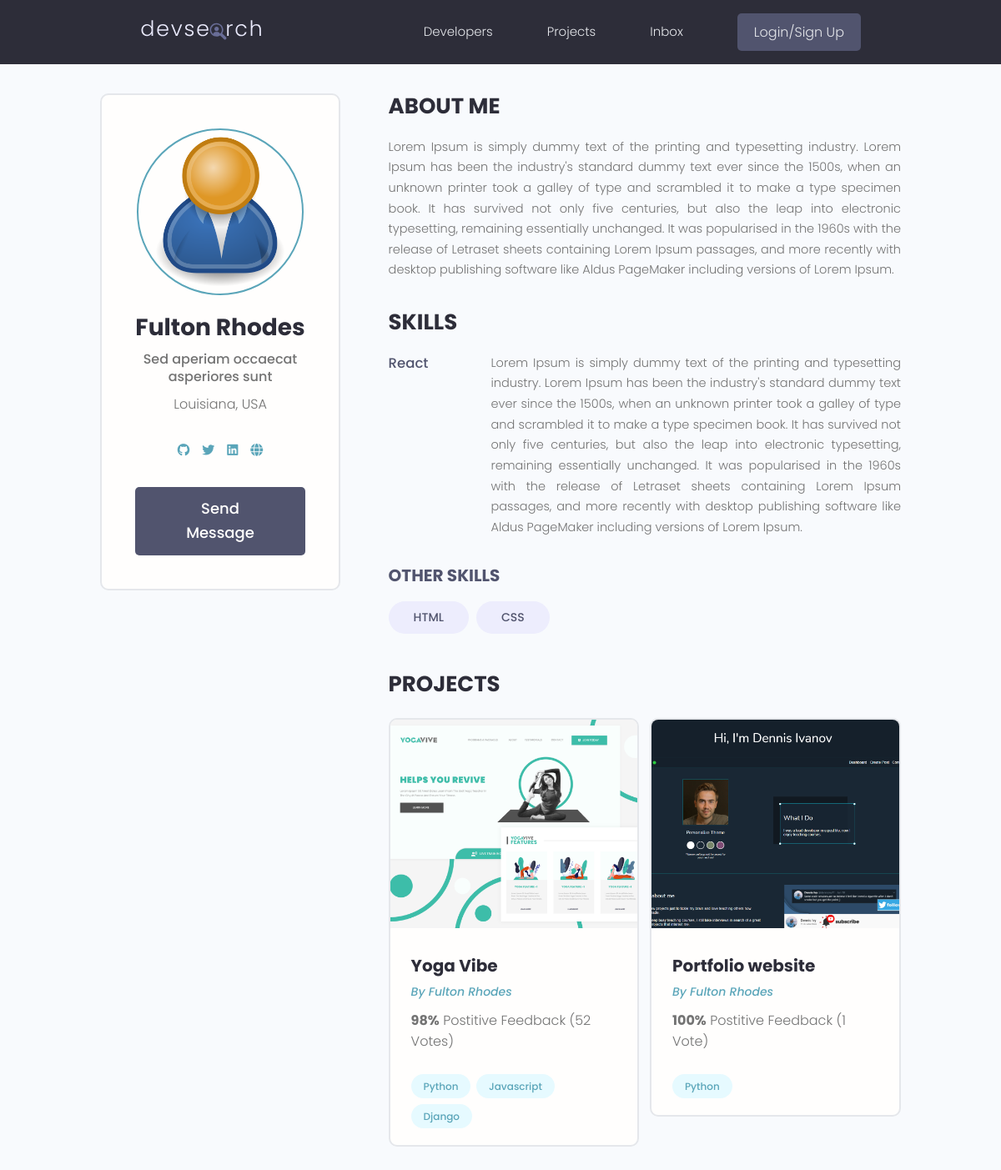
Page /profile/7f7b7e08-459f-481a-a6c5-ce7b60229e46 on the committed database.
### users/models.py (models this page shows, shortened)
class Profile(models.Model):
    user = models.OneToOneField(User, on_delete=models.CASCADE, null=True, blank=True)
    username = models.CharField(max_length=150, null=True, blank=True)
    location = models.CharField(max_length=150, null=True, blank=True)
    name = models.CharField(max_length=200, blank=True, null=True)
    email = models.EmailField(max_length=500, null=True, blank=True)
    short_info = models.CharField(max_length=200, null=True, blank=True)
    bio = models.TextField(null=True, blank=True)
    profile_image = models.ImageField(
        null=True,
        blank=True,
        upload_to="profiles/",
        default="profiles/user-default.png",
    )
    social_github = models.CharField(max_length=200, blank=True, null=True)
    social_twitter = models.CharField(max_length=200, blank=True, null=True)
    social_linkedin = models.CharField(max_length=200, blank=True, null=True)
    social_youtube = models.CharField(max_length=200, blank=True, null=True)
    social_website = models.CharField(max_length=200, blank=True, null=True)
    created_at = models.DateTimeField(auto_now_add=True)
    id = models.UUIDField(
        default=uuid.uuid4, unique=True, primary_key=True, editable=False
    )
    class Meta:
        ordering = ["created_at"]

class Skill(models.Model):
    owner = models.ForeignKey(Profile, on_delete=models.CASCADE, null=True, blank=True)
    name = models.CharField(max_length=200, blank=True, null=True)
    description = models.TextField(null=True, blank=True)
    created_at = models.DateTimeField(auto_now_add=True)
    id = models.UUIDField(
        default=uuid.uuid4, unique=True, primary_key=True, editable=False
    )

### projects/models.py (models this page shows, shortened)
class Project(models.Model):
    owner = models.ForeignKey(Profile, null=True, blank=True, on_delete=models.SET_NULL)
    title = models.CharField(max_length=200)
    description = models.TextField(null=True, blank=True)
    featured_image = models.ImageField(null=True, blank=True, default="default.jpg")
    demo_link = models.CharField(max_length=2000, null=True, blank=True)
    source_link = models.CharField(max_length=2000, null=True, blank=True)
    tags = models.ManyToManyField("Tag", blank=True)
    vote_total = models.IntegerField(default=0, null=True, blank=True)
    vote_ratio = models.IntegerField(default=0, null=True, blank=True)
    created_at = models.DateTimeField(auto_now_add=True)
    id = models.UUIDField(
        default=uuid.uuid4, unique=True, primary_key=True, editable=False
    )
    class Meta:
        ordering = ["created_at"]

class Tag(models.Model):
    name = models.CharField(max_length=200)
    created_at = models.DateTimeField(auto_now_add=True)
    id = models.UUIDField(
        default=uuid.uuid4, unique=True, primary_key=True, editable=False
    )

### users/views.py (the view)
# urls.py: path("profile/<str:pk>", views.user_profile, name="user-profile"),
def user_profile(request, pk):
    profile = Profile.objects.get(id=pk)
    topSkills = profile.skill_set.exclude(description__exact="")
    otherSkills = profile.skill_set.filter(description="")
    context = {"profile": profile, "topSkills": topSkills, "otherSkills": otherSkills}
    return render(request, "users/user-profile.html", context)

### users/templates/users/user-profile.html
{% extends "main.html" %} {% block content %}
<main class="profile my-md">
  <div class="container">
    <div class="layout">
      <div class="column column--1of3">
        <div class="card text-center">
          <div class="card__body dev">
            <img
              class="avatar avatar--xl"
              src="{{ profile.profile_image.url }}"
            />
            <h2 class="dev__name">{{ profile.name }}</h2>
            <p class="dev__title">{{ profile.short_info }}</p>
            <p class="dev__location">{{ profile.location }}</p>
            <ul class="dev__social">
              {% if profile.social_github %}
              <li>
                <a title="Github" href="#" target="_blank"
                  ><i class="fa-brands fa-github"></i
                ></a>
              </li>
              {% endif %} {% if profile.social_twitter %}
              <li>
                <a title="Twitter" href="#" target="_blank"
                  ><i class="fa-brands fa-twitter"></i
                ></a>
              </li>
              {% endif %} {% if profile.social_linkedin %}
              <li>
                <a title="LinkedIn" href="social_linkedin" target="_blank"
                  ><i class="fa-brands fa-linkedin"></i
                ></a>
              </li>
              {% endif %} {% if profile.social_website %}
              <li>
                <a
                  title="Personal Website"
                  href="profile.social_website"
                  target="_blank"
                  ><i class="fa-solid fa-globe"></i
                ></a>
              </li>
              {% endif %}
            </ul>
            <a href="#" class="btn btn--sub btn--lg">Send Message </a>
          </div>
        </div>
      </div>
      <div class="column column--2of3">
        <div class="devInfo">
          <h3 class="devInfo__title">About Me</h3>
          <p class="devInfo__about">{{profile.bio|linebreaksbr}}</p>
        </div>
        <div class="devInfo">
          <h3 class="devInfo__title">Skills</h3>
          <div class="devInfo__skills">
            {% for skill in topSkills %}
            <div class="devSkill">
              <h4 class="devSkill__title">{{skill.name}}</h4>
              <p class="devSkill__info">{{skill.description}}</p>
            </div>
            {% endfor %}
            <h3 class="devInfo__subtitle">Other Skills</h3>
            <div class="devInfo__otherSkills">
              {% for skill in otherSkills %}
              <span class="tag tag--pill tag--sub tag--lg">
                <small>{{skill.name}}</small>
              </span>
              {% endfor %}
            </div>
          </div>
        </div>
        <div class="devInfo">
          <h3 class="devInfo__title">Projects</h3>
          <div class="grid grid--two">
            {% for project in profile.project_set.all%}
            <div class="column">
              <div class="card project">
                <a href="{% url 'project' project.id %}" class="project">
                  <img
                    class="project__thumbnail"
                    src="{{project.featured_image.url}}"
                    alt="project thumbnail"
                  />
                  <div class="card__body">
                    <h3 class="project__title">{{project.title}}</h3>
                    <p>
                      <a class="project__author" href="{% url 'user-profile' project.owner.id %}"
                        >By {{project.owner.name}}</a
                      >
                    </p>
                    <p class="project--rating">
                      <span style="font-weight: bold"
                        >{{project.vote_ratio}}%</span
                      >
                      Postitive Feedback ({{project.vote_total}}
                      Vote{{project.vote_total|pluralize:"s"}})
                    </p>
                    <div class="project__tags">
                      {% for tag in project.tags.all %}
                      <span class="tag tag--pill tag--main">
                        <small>{{tag.name}}</small>
                      </span>
                      {% endfor %}
                    </div>
                  </div>
                </a>
              </div>
            </div>
            {% endfor %}
          </div>
        </div>
      </div>
    </div>
  </div>
</main>
{% endblock %}

### templates/main.html (shortened to what this page needs)
<!DOCTYPE html>
{% load static %}
<html lang="en">
  <head>
    <link
      rel="stylesheet"
      href="https://cdn.iconmonstr.com/1.3.0/css/iconmonstr-iconic-font.min.css"
    />
    <link rel="stylesheet" href="{% static 'uikit/styles/uikit.css' %}" />
    <link rel="stylesheet" href="{% static 'styles/app.css' %}" />
  </head>
  <body>
    {% include "navbar.html" %}
    {% block content %}
    {% endblock content %}
  </body>
</html>

### templates/navbar.html (shortened to what this page needs)
{% load static %}
 <header class="header">
    <div class="container container--narrow">
      <a href="{% url 'profiles'%}" class="header__logo">
        <img src="{% static 'images/logo.svg' %}" alt="DevSearch Logo" />
      </a>
      <nav class="header__nav">
        <ul class="header__menu">
          <li class="header__menuItem"><a href="{% url 'profiles' %}">Developers</a></li>
          <li class="header__menuItem"><a href="{% url 'projects' %}">Projects</a></li>
          <li class="header__menuItem"><a href="">Inbox</a></li>
          {% if request.user.is_authenticated %}
          <li class="header__menuItem"><a href="{% url "logout" %}" class="btn btn--sub">Logout</a></li>
          {% else %}
          <li class="header__menuItem"><a href="{% url "login" %}" class="btn btn--sub">Login/Sign Up</a></li>
          {% endif %}
        </ul>
      </nav>
    </div>
  </header>

### static/styles/app.css (style rules this page uses)
:root { --color-sub: #2d2d39; }
.btn--sub { background-color: var(--color-sub-light); }
.card { border: 2px solid var(--color-light); }
img { width: 100%; }
.header { position: sticky; z-index: 111; background-color: var(--color-sub); padding: 1.5rem 0; }
.header > .container { display: flex; justify-content: space-between; align-items: center; }
.header__logo > img { height: 3.8rem; }
.header__nav > ul { display: inline-flex; align-items: center; list-style: none; gap: 6.5rem; }
.header__menuItem > a { color: var(--color-light); font-weight: 300; }
.profile .card > .dev { padding: 4rem; }
.dev__name { color: var(--color-sub); font-size: 2.8rem; font-weight: 700; margin-top: 1rem; margin-bottom: 0.5rem; }
.dev__title { font-size: 1.6rem; font-weight: 500; line-height: 1.3; }
.dev__location { margin-top: 1rem; }
.dev__social { margin: 3rem 0; list-style: none; display: flex; justify-content: center; gap: 1.5rem; }
.devInfo { margin-bottom: 3rem; }
.devInfo__title, .devInfo__subtitle { font-size: 2.6rem; color: var(--color-sub); text-transform: uppercase; font-weight: 700; margin-bottom: 1.5rem; }
.devInfo__subtitle { font-size: 2rem; color: var(--color-sub-light); }
.devInfo__about, .devSkill__info { font-size: 1.45rem; line-height: 1.7; text-align: justify; }
.devSkill { margin-bottom: 3rem; }
.devSkill__title { font-size: 1.65rem; font-weight: 500; color: var(--color-sub-light); }
@media screen and (min-width: 700px) { .devSkill { display: flex; justify-content: space-between; gap: 3rem; } }
@media screen and (min-width: 700px) { .devSkill__info { flex-basis: 80%; } }
.project__author { font-size: 1.4rem; font-style: italic; }
.project--rating { margin-bottom: 1.6em; margin-top: .5em; }
.project__thumbnail { height: 25rem; object-fit: cover; object-position: top center; }
.project__title { font-size: 2rem; font-weight: 700; color: var(--color-sub); }

### static/uikit/styles/modules/_variables.css (style rules this page uses)
:root { --color-main: #5aa5b9; --color-main-light: #e6faff; --color-sub: #3f4156; --color-sub-light: #51546e; --color-sub-lighter: #ededfd; --color-text: #737373; --color-gray: #8b8b8b; --color-light: #e5e7eb; --color-light-gray: #767676; --color-bg: #f8fafd; --color-white: #fffefd; --color-white-light: #f3f3f3; --color-success: #359e64; --color-success-bg: #def8e8; --color-error: #fc4b0b; --color-error-bg: #fff2ee; --font-base: 'Poppins', arial, helvetica, 'Segoe UI', roboto, ubuntu, sans-serif; --font-monospace: 'Fira Code', 'Courier New', courier, monospace; --font-regular: 300; --font-medium: 500; --font-bold: 700; --generic-shadow: 1px 1px 5px #00000010; --generic-transition: all 0.3s ease-in-out; }

### static/uikit/styles/modules/_base.css (style rules this page uses)
* { margin: 0; padding: 0; box-sizing: border-box; text-rendering: optimizeLegibility; color: inherit; font-size: inherit; }
html { font-size: 50%; }
@media only screen and (min-width: 480px) { html { font-size: 56.25%; } }
@media only screen and (min-width: 1200px) { html { font-size: 62.5%; } }
body { line-height: 1.6; font-weight: 400; font-size: 1.5rem; color: var(--color-text); background-color: var(--color-bg); min-height: 100vh; }

### static/uikit/styles/modules/_typography.css (style rules this page uses)
* { font-family: var(--font-base); }
h2 { font-size: 3.6rem; font-weight: var(--font-bold); }
h3 { font-size: 3.2rem; font-weight: var(--font-medium); }
h4 { font-size: 2.8rem; font-weight: var(--font-medium); }
p, span, strong { font-size: 1.6rem; color: var(--color-text); font-weight: var(--font-regular); }
a { padding-bottom: 2px; text-decoration: none; display: inline-block; color: var(--color-main); font-weight: var(--font-medium); }

### static/uikit/styles/modules/_utilities.css (style rules this page uses)
.container { width: 92%; max-width: 165rem; margin: 0 auto; box-sizing: border-box; }
.container--narrow { width: 92%; max-width: 120rem; }
@media screen and (min-width: 1000px) { .container { width: 90%; } }
@media screen and (min-width: 1000px) { .container--narrow { width: 85%; } }
@media screen and (min-width: 1200px) { .container { width: 80%; } }
@media screen and (min-width: 1200px) { .container--narrow { width: 72%; } }
.text-center { text-align: center; }
.my-md { margin: 3rem auto; }

### static/uikit/styles/modules/_avatar.css (style rules this page uses)
.avatar { border-radius: 50%; border: 2px solid var(--color-main); object-fit: cover; }
.avatar--xl { height: 20rem; width: 20rem; }

### static/uikit/styles/modules/_card.css (style rules this page uses)
.card { border-radius: 1rem; background-color: var(--color-white); border: 1.5px solid var(--color-light); width: auto; height: auto; margin-top: 0.5rem; margin-bottom: 0.5rem; overflow: hidden; }
.card__body, .card__header { padding: 2rem 2.5rem; }

### rows in the picture
Profile: profile_image (placeholder picture), name "Fulton Rhodes", short_info "Sed aperiam occaecat asperiores sunt", location "Louisiana, USA", bio "Lorem Ipsum is simply dummy text of the printing and typesetting industry. Lorem Ipsum has been the industry's standard dummy text ever since the 1500s, when an unknown printer took a galley of type and scrambled it to make a type specimen book. It has survived not only five centuries, but also the leap into electronic typesetting, remaining essentially unchanged. It was popularised in the 1960s with the release of Letraset sheets containing Lorem Ipsum passages, and more recently with desktop publishing software like Aldus PageMaker including versions of Lorem Ipsum."
Skill: name "React", description "Lorem Ipsum is simply dummy text of the printing and typesetting industry. Lorem Ipsum has been the industry's standard dummy text ever since the 1500s, when an unknown printer took a galley of type and scrambled it to make a type specimen book. It has survived not only five centuries, but also the leap into electronic typesetting, remaining essentially unchanged. It was popularised in the 1960s with the release of Letraset sheets containing Lorem Ipsum passages, and more recently with desktop publishing software like Aldus PageMaker including versions of Lorem Ipsum."
Skill: name "HTML"
Skill: name "CSS"
Project: featured_image (picture), title "Yoga Vibe", owner.name "Fulton Rhodes", vote_ratio "98", vote_total "52"
Tag: name "Python"
Tag: name "Javascript"
Tag: name "Django"
Project: featured_image (picture), title "Portfolio website", owner.name "Fulton Rhodes", vote_ratio "100", vote_total "1"
